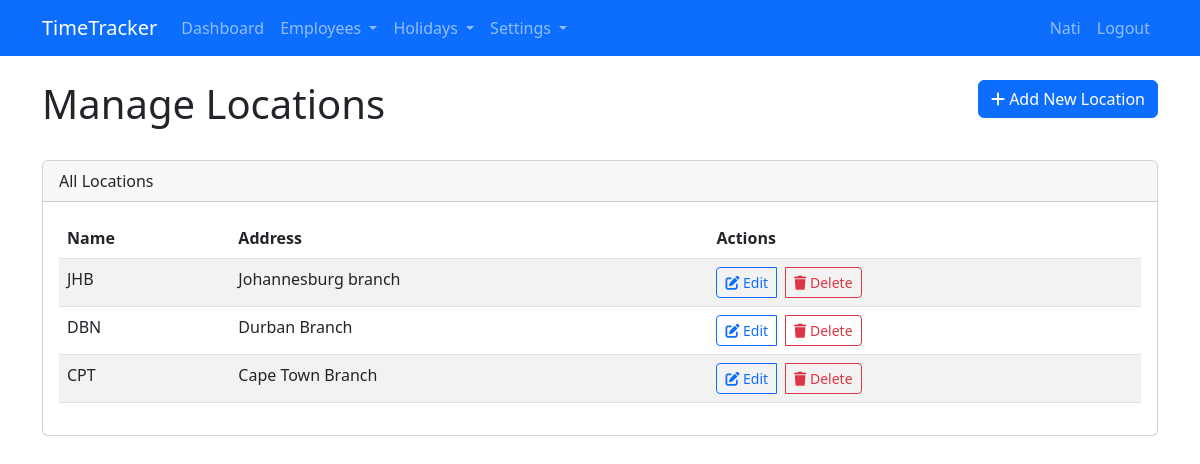
The app's page /locations (signed in) with its own data.
### app.py (models this page shows, shortened)
class User(UserMixin, db.Model):
    id = db.Column(db.Integer, primary_key=True)
    username = db.Column(db.String(80), unique=True, nullable=False)
    email = db.Column(db.String(120), unique=True, nullable=False)
    password_hash = db.Column(db.String(128))
    is_admin = db.Column(db.Boolean, default=False)
    company_id = db.Column(db.Integer, db.ForeignKey('company.id'))

class Location(db.Model):
    id = db.Column(db.Integer, primary_key=True)
    name = db.Column(db.String(100), nullable=False)
    address = db.Column(db.String(200))
    company_id = db.Column(db.Integer, db.ForeignKey('company.id'), nullable=False)
    employees = db.relationship('Employee', backref='location', lazy=True)

### app.py (the view)
@app.route('/locations')
@login_required
def locations():
    if not current_user.is_admin:
        flash('Access denied.')
        return redirect(url_for('dashboard'))
    company = current_user.company
    locations = Location.query.filter_by(company_id=company.id).all()
    return render_template('locations.html', locations=locations)

### app.py (called while the page is built)
@login_manager.user_loader
def load_user(user_id):
    return User.query.get(int(user_id))

### templates/locations.html (shortened to what this page needs)
{% extends "base.html" %}
{% block content %}
<div class="row mb-4">
    <div class="col-md-8">
        <h1>Manage Locations</h1>
    </div>
    <div class="col-md-4 text-end">
        <a href="{{ url_for('add_location') }}" class="btn btn-primary">
            <i class="fas fa-plus"></i> Add New Location
        </a>
    </div>
</div>
<div class="row">
    <div class="col-md-12">
        <div class="card">
            <div class="card-header">All Locations</div>
            <div class="card-body">
                {% if locations %}
                <div class="table-responsive">
                    <table class="table table-striped">
                        <thead>
                            <tr>
                                <th>Name</th>
                                <th>Address</th>
                                <th>Actions</th>
                            </tr>
                        </thead>
                        <tbody>
                            {% for location in locations %}
                            <tr>
                                <td>{{ location.name }}</td>
                                <td>{{ location.address }}</td>
                                <td>
                                    <div class="btn-group">
                                        <a href="{{ url_for('edit_location', location_id=location.id) }}" class="btn btn-outline-primary btn-sm">
                                            <i class="fas fa-edit"></i> Edit
                                        </a>
                                        <a href="{{ url_for('delete_location', location_id=location.id) }}" class="btn btn-outline-danger btn-sm ms-2" onclick="return confirm('Are you sure you want to delete this location?');">
                                            <i class="fas fa-trash"></i> Delete
                                        </a>
                                    </div>
                                </td>
                            </tr>
                            {% endfor %}
                        </tbody>
                    </table>
                </div>
                {% else %}
                <p class="text-center">No locations found. <a href="{{ url_for('add_location') }}">Add a location</a> to get started.</p>
                {% endif %}
            </div>
        </div>
    </div>
</div>
{% endblock %}

### templates/base.html (shortened to what this page needs)
<!DOCTYPE html>
<html lang="en">
<head>
    <link href="https://cdn.jsdelivr.net/npm/bootstrap@5.3.0-alpha1/dist/css/bootstrap.min.css" rel="stylesheet">
    <link href="https://cdnjs.cloudflare.com/ajax/libs/font-awesome/6.0.0/css/all.min.css" rel="stylesheet">
</head>
<body>
    <nav class="navbar navbar-expand-lg navbar-dark bg-primary">
        <div class="container">
            <a class="navbar-brand" href="{{ url_for('index') }}">TimeTracker</a>
            <div class="collapse navbar-collapse" id="navbarNav">
                <ul class="navbar-nav me-auto">
                    {% if current_user.is_authenticated %}
                    <li class="nav-item">
                        <a class="nav-link" href="{{ url_for('dashboard') }}">Dashboard</a>
                    </li>
                    {% if current_user.is_admin %}
                    <li class="nav-item dropdown">
                        <a class="nav-link dropdown-toggle" href="#" id="employeesDropdown" role="button" data-bs-toggle="dropdown" aria-expanded="false">
                            Employees
                        </a>
                    </li>
                    <li class="nav-item dropdown">
                        <a class="nav-link dropdown-toggle" href="#" id="holidaysDropdown" role="button" data-bs-toggle="dropdown" aria-expanded="false">
                            Holidays
                        </a>
                    </li>
                    <li class="nav-item dropdown">
                        <a class="nav-link dropdown-toggle" href="#" id="settingsDropdown" role="button" data-bs-toggle="dropdown" aria-expanded="false">
                            Settings
                        </a>
                    </li>
                    {% endif %}
                    {% endif %}
                </ul>
                <ul class="navbar-nav">
                    {% if current_user.is_authenticated %}
                    <li class="nav-item">
                        <span class="nav-link">{{ current_user.username }}</span>
                    </li>
                    <li class="nav-item">
                        <a class="nav-link" href="{{ url_for('logout') }}">Logout</a>
                    </li>
                    {% endif %}
                </ul>
            </div>
        </div>
    </nav>
    <div class="container mt-4">
        {% block content %}{% endblock %}
    </div>
</body>
</html>

### records on screen
User: username "Nati"
Location: name "JHB", address "Johannesburg branch"
Location: name "DBN", address "Durban Branch"
Location: name "CPT", address "Cape Town Branch"
